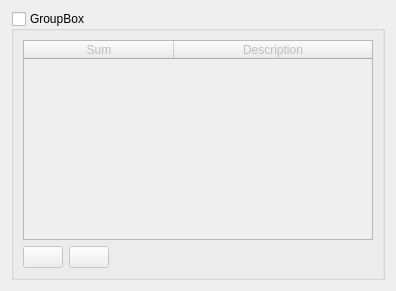
<?xml version="1.0" encoding="UTF-8"?>
<ui version="4.0">
 <class>TableWidget</class>
 <widget class="QWidget" name="TableWidget">
  <property name="enabled">
   <bool>true</bool>
  </property>
  <property name="geometry">
   <rect>
    <x>0</x>
    <y>0</y>
    <width>396</width>
    <height>291</height>
   </rect>
  </property>
  <property name="windowTitle">
   <string>Form</string>
  </property>
  <layout class="QGridLayout" name="main_layout">
   <item row="0" column="0">
    <widget class="QGroupBox" name="group_box">
     <property name="title">
      <string>GroupBox</string>
     </property>
     <property name="checkable">
      <bool>true</bool>
     </property>
     <property name="checked">
      <bool>false</bool>
     </property>
     <layout class="QGridLayout" name="grid_layout">
      <item row="0" column="0">
       <widget class="QTableWidget" name="table">
        <property name="selectionBehavior">
         <enum>QAbstractItemView::SelectRows</enum>
        </property>
        <property name="showGrid">
         <bool>true</bool>
        </property>
        <attribute name="horizontalHeaderDefaultSectionSize">
         <number>150</number>
        </attribute>
        <attribute name="horizontalHeaderStretchLastSection">
         <bool>true</bool>
        </attribute>
        <column>
         <property name="text">
          <string>Sum</string>
         </property>
        </column>
        <column>
         <property name="text">
          <string>Description</string>
         </property>
        </column>
       </widget>
      </item>
      <item row="1" column="0">
       <layout class="QHBoxLayout" name="layout">
        <item>
         <widget class="QPushButton" name="add_button">
          <property name="text">
           <string/>
          </property>
          <property name="icon">
           <iconset resource="../resources/resource.qrc">
            <normaloff>:/edit_add.png</normaloff>:/edit_add.png</iconset>
          </property>
         </widget>
        </item>
        <item>
         <widget class="QPushButton" name="delete_button">
          <property name="enabled">
           <bool>false</bool>
          </property>
          <property name="text">
           <string/>
          </property>
          <property name="icon">
           <iconset resource="../resources/resource.qrc">
            <normaloff>:/edit_remove.png</normaloff>:/edit_remove.png</iconset>
          </property>
         </widget>
        </item>
        <item>
         <spacer name="spacer">
          <property name="orientation">
           <enum>Qt::Horizontal</enum>
          </property>
          <property name="sizeHint" stdset="0">
           <size>
            <width>40</width>
            <height>20</height>
           </size>
          </property>
         </spacer>
        </item>
       </layout>
      </item>
     </layout>
    </widget>
   </item>
  </layout>
 </widget>
 <resources>
  <include location="../resources/resource.qrc"/>
 </resources>
 <connections/>
</ui>
